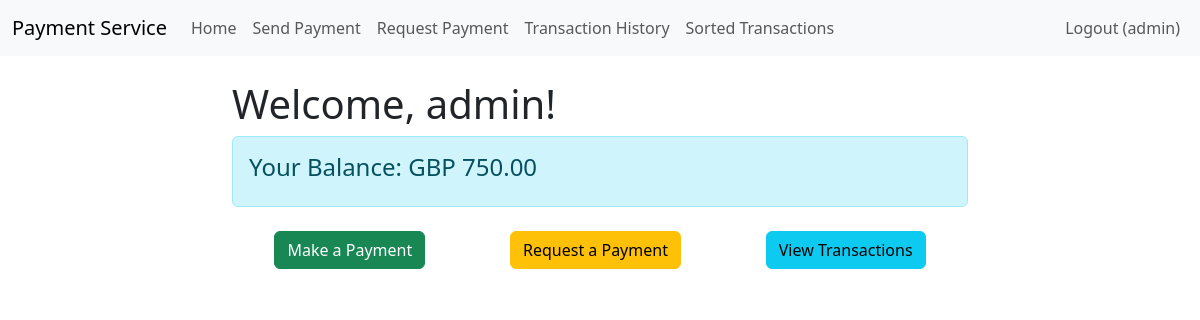
The app's page /webapps2025/ (signed in) with its own data.
### register/models.py (models this page shows, shortened)
class User(AbstractUser):
    email = models.EmailField(unique=True)
    first_name = models.CharField(max_length=50)
    last_name = models.CharField(max_length=50)
    currency = models.CharField(max_length=3, choices=[('GBP', 'GB Pounds'), ('USD', 'US Dollars'), ('EUR', 'Euros')], default='GBP')
    balance = models.DecimalField(max_digits=10, decimal_places=2, default=750.00)

### payapp/views.py (the view)
# urls.py: path('', views.home, name='home'),
@login_required
def home(request):
    return render(request, 'payapp/home.html')

### templates/payapp/home.html (shortened to what this page needs)
{% extends 'base.html' %}
{% block content %}
    <div class="row">
        <div class="col-md-8 offset-md-2">
            <h1>Welcome, {{ user.username }}!</h1>
            <div class="alert alert-info">
                <h4>Your Balance: {{ user.currency }} {{ user.balance }}</h4>
            </div>
            <div class="d-flex justify-content-around mt-4">
                <a href="{% url 'payapp:pay' %}" class="btn btn-success">Make a Payment</a>
                <a href="{% url 'payapp:request' %}" class="btn btn-warning">Request a Payment</a>
                <a href="{% url 'payapp:transactions' %}" class="btn btn-info">View Transactions</a>
            </div>
        </div>
    </div>
{% endblock %}

### templates/base.html (shortened to what this page needs)
<!DOCTYPE html>
<html lang="en">
<head>
    <link href="https://cdn.jsdelivr.net/npm/bootstrap@5.3.0/dist/css/bootstrap.min.css" rel="stylesheet">
    {% load crispy_forms_tags %}
</head>
<body>
    <nav class="navbar navbar-expand-lg navbar-light bg-light">
        <div class="container-fluid">
            <a class="navbar-brand" href="{% url 'payapp:home' %}">Payment Service</a>
            <div class="collapse navbar-collapse" id="navbarNav">
                <ul class="navbar-nav me-auto">
                    <li class="nav-item">
                        <a class="nav-link" href="{% url 'payapp:home' %}">Home</a>
                    </li>
                    <li class="nav-item">
                        <a class="nav-link" href="{% url 'payapp:pay' %}">Send Payment</a>
                    </li>
                    <li class="nav-item">
                        <a class="nav-link" href="{% url 'payapp:request' %}">Request Payment</a>
                    </li>
                    <li class="nav-item">
                        <a class="nav-link" href="{% url 'payapp:transaction_history' %}">Transaction History</a>
                    </li>
                    <li class="nav-item">
                        <a class="nav-link" href="{% url 'payapp:transactions' %}">Sorted Transactions</a>
                    </li>
                </ul>
                <ul class="navbar-nav ms-auto">
                    {% if user.is_authenticated %}
                        <li class="nav-item">
                            <a class="nav-link" href="{% url 'register:logout' %}">Logout ({{ user.username }})</a>
                        </li>
                    {% endif %}
                </ul>
            </div>
        </div>
    </nav>
    <div class="container mt-4">
        {% block content %}
        {% endblock %}
    </div>
</body>
</html>

### records on screen
User: username "admin", currency "GBP", balance "750.00"
